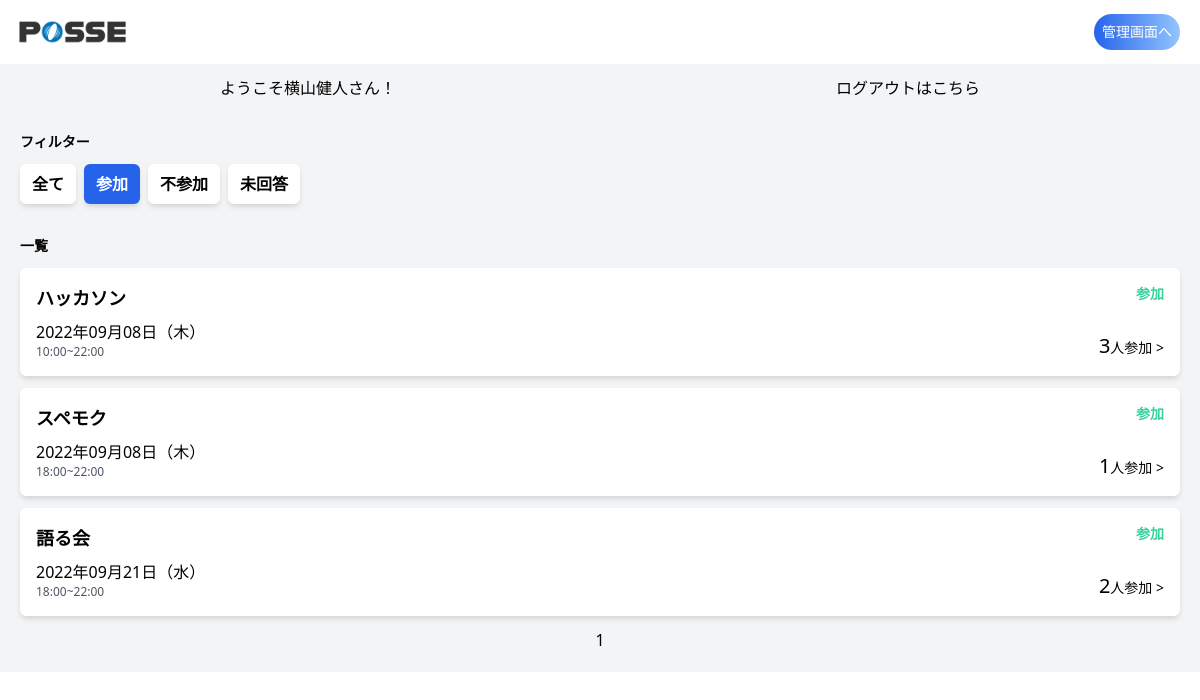
The page /index.php?status=presence (signed in) on the database its author committed.
### tables this page shows
CREATE TABLE users (
  id INT AUTO_INCREMENT NOT NULL PRIMARY KEY,
  email VARCHAR(255) NOT NULL,
  name VARCHAR(255),
  password VARCHAR(255) NOT NULL, 
  is_admin TINYINT DEFAULT 0, 
  github_id VARCHAR(255),
  slack_id VARCHAR(255)
);

CREATE TABLE events (
  id INT AUTO_INCREMENT NOT NULL PRIMARY KEY,
  name VARCHAR(10) NOT NULL,
  start_at DATETIME NOT NULL,
  end_at DATETIME NOT NULL,
  detail TEXT,
  created_at DATETIME DEFAULT CURRENT_TIMESTAMP,
  updated_at DATETIME DEFAULT CURRENT_TIMESTAMP ON UPDATE CURRENT_TIMESTAMP,
  deleted_at DATETIME
);

### src/index.php (the view, shortened to what this page needs)
<?php
require('dbconnect.php');
$user_id = $_SESSION['user_id'];
$status = filter_input(INPUT_GET, 'status');
if (isset($status)) {
  if ($status == 'all') {
    $stmt = $db->prepare('SELECT events.id, events.name, events.start_at, events.end_at, count(event_attendance.id) AS total_participants FROM events LEFT JOIN event_attendance ON events.id = event_attendance.event_id WHERE events.start_at >= CURDATE() GROUP BY events.id ORDER BY start_at ASC');
    $stmt->execute();
  } else {
    $stmt = $db->prepare("SELECT events.id, events.name, events.start_at, events.end_at, count(event_attendance.id) AS total_participants FROM events LEFT JOIN event_attendance ON events.id = event_attendance.event_id WHERE event_attendance.user_id = ? AND event_attendance.status = ? AND events.start_at >= CURDATE() GROUP BY events.id ORDER BY events.start_at ASC");
    $stmt->execute(array($user_id, $status));
  }
}
$events = $stmt->fetchAll();
$stmt = $db->prepare('SELECT COUNT(id) FROM users WHERE is_admin = 1 AND id = ?');
$stmt->execute(array($user_id));
$is_admin = $stmt->fetch();
function get_day_of_week($w)
{
  $day_of_week_list = ['日', '月', '火', '水', '木', '金', '土'];
  return $day_of_week_list["$w"];
}
?>
<!DOCTYPE html>
<html lang="ja">
<head>
  <link href="https://unpkg.com/tailwindcss@^2/dist/tailwind.min.css" rel="stylesheet">
</head>
<body>
  <header class="h-16">
    <div class="flex justify-between items-center w-full h-full mx-auto pl-2 pr-5">
      <div class="h-full">
        <img src="img/header-logo.png" alt="" class="h-full">
      </div>
      <?php
      $stmt_user_name = $db->prepare('SELECT name FROM users WHERE id = ?');
      $stmt_user_name->execute(array($user_id));
      $user_name = $stmt_user_name->fetch();
      ?>
      <?php if ($is_admin[0] != 0) { ?>
        <a href="./admin.php" class="cursor-pointer p-2 text-sm text-white bg-blue-400 rounded-3xl bg-gradient-to-r from-blue-600 to-blue-300 flex items-center justify-center">管理画面へ</a>
      <?php } ?>
    </div>
  </header>
  <main class="bg-gray-100">
    <div class="flex justify-around">
      <p class="p-3">ようこそ<?php echo $user_name['name'];?>さん！</p>
      <p class="p-3"><a href="./auth/login/logout.php">ログアウトはこちら</a></p>
    </div>
    <div class="w-full mx-auto p-5">
      <div id="filter" class="mb-8">
        <h2 class="text-sm font-bold mb-3">フィルター</h2>
        <div class="flex">
          <a href="./index.php?status=all" class="px-3 py-2 text-md font-bold mr-2 rounded-md shadow-md bg-white <?php if ($status == "all") {
                                                                                                                    echo 'bg-blue-600 text-white';
                                                                                                                  } ?>">全て</a>
          <a href="./index.php?status=presence" class="px-3 py-2 text-md font-bold mr-2 rounded-md shadow-md bg-white <?php if ($status == "presence") {
                                                                                                                        echo 'bg-blue-600 text-white';
                                                                                                                      } ?>">参加</a>
          <a href="./index.php?status=absence" class="px-3 py-2 text-md font-bold mr-2 rounded-md shadow-md bg-white <?php if ($status == "absence") {
                                                                                                                        echo 'bg-blue-600 text-white';
                                                                                                                      } ?>">不参加</a>
          <a href="./index.php" class="px-3 py-2 text-md font-bold mr-2 rounded-md shadow-md bg-white <?php if ($status == null) {
                                                                                                        echo 'bg-blue-600 text-white';
                                                                                                      } ?>">未回答</a>
        </div>
      </div>
      <?php
      $count = count($events);
      $max_page = ceil($count / MAX);
      if (!isset($_GET['page_id'])) {
        $now = 1;
      } else {
        $now = $_GET['page_id'];
      }
      $start_no = ($now - 1) * MAX;
      $disp_data = array_slice($events, $start_no, MAX, true);
      ?>
      <div id="events-list">
        <div class="flex justify-between items-center mb-3">
          <h2 class="text-sm font-bold">一覧</h2>
        </div>
        <?php
          foreach ($disp_data as $event) :
          $start_date = strtotime($event['start_at']);
          $end_date = strtotime($event['end_at']);
          $day_of_week = get_day_of_week(date("w", $start_date));
          $stmt = $db->prepare('SELECT user_id, status FROM event_attendance WHERE event_id = ? AND user_id = ?');
          $stmt->execute(array($event['id'], $user_id));
          $participation_status = $stmt->fetch();
          $stmt = $db->prepare("SELECT COUNT(user_id) FROM event_attendance WHERE event_id = ? AND status = 'presence'");
          $stmt->execute(array($event['id']));
          $participants_total = $stmt->fetch();
          ?>
          <div class="modal-open bg-white mb-3 p-4 flex justify-between rounded-md shadow-md cursor-pointer" id="event-<?php echo $event['id']; ?>">
            <div>
              <h3 class="font-bold text-lg mb-2"><?php echo $event['name'] ?></h3>
              <p><?php echo date("Y年m月d日（${day_of_week}）", $start_date); ?></p>
              <p class="text-xs text-gray-600">
                <?php echo date("H:i", $start_date) . "~" . date("H:i", $end_date); ?>
              </p>
            </div>
            <div class="flex flex-col justify-between text-right">
              <div>
                <?php if (is_null($participation_status['status'])) : ?>
                  <p class="text-sm font-bold text-yellow-400">未回答</p>
                  <p class="text-xs text-yellow-400">期限 <?php echo date("m月d日 H:i:s", strtotime('-3 day', $end_date)); ?></p>
                <?php elseif ($participation_status['status'] == 'absence') : ?>
                  <p class="text-sm font-bold text-gray-300">不参加</p>
                <?php elseif ($participation_status['status'] == 'presence') : ?>
                  <p class="text-sm font-bold text-green-400">参加</p>
                <?php endif; ?>
              </div>
              <div class="accordion">
                <a class="accordion_click">
                  <p class="text-sm"><span class="text-xl"><?= $participants_total[0] ?></span>人参加 ></p>
                </a>
              </div>
            </div>
          </div>
        <?php endforeach; ?>
      </div>
      <div class="flex justify-evenly">
        <?php
        for ($i = 1; $i <= $max_page; $i++) {
          if ($i == $now) {
            $now_html = "<p>$now</p>";
            echo $now_html;
          } else if ($status == null){
            $page_link_ref = "/index.php?page_id=$i";
            $page_link_html = "<p><a href='$page_link_ref'>$i</a></p>";
            echo $page_link_html;
          }else{
            $page_link_ref = "/index.php?page_id=$i&status=$status";
            $page_link_html = "<p><a href='$page_link_ref'>$i</a></p>";
            echo $page_link_html;
          }
        }
        ?>
      </div>
    </div>
  </main>
</body>

### rows shown on the page
users: name "横山健人"
events: name "ハッカソン", start_at "2022年09月08日（木）", start_at "10:00", end_at "22:00", participants_total "3"
events: name "スペモク", start_at "2022年09月08日（木）", start_at "18:00", end_at "22:00", participants_total "1"
events: name "語る会", start_at "2022年09月21日（水）", start_at "18:00", end_at "22:00", participants_total "2"
